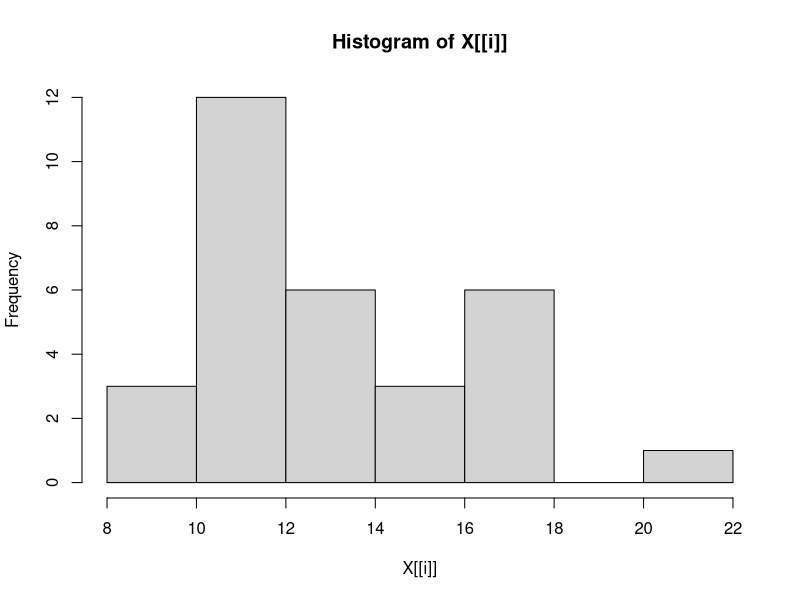
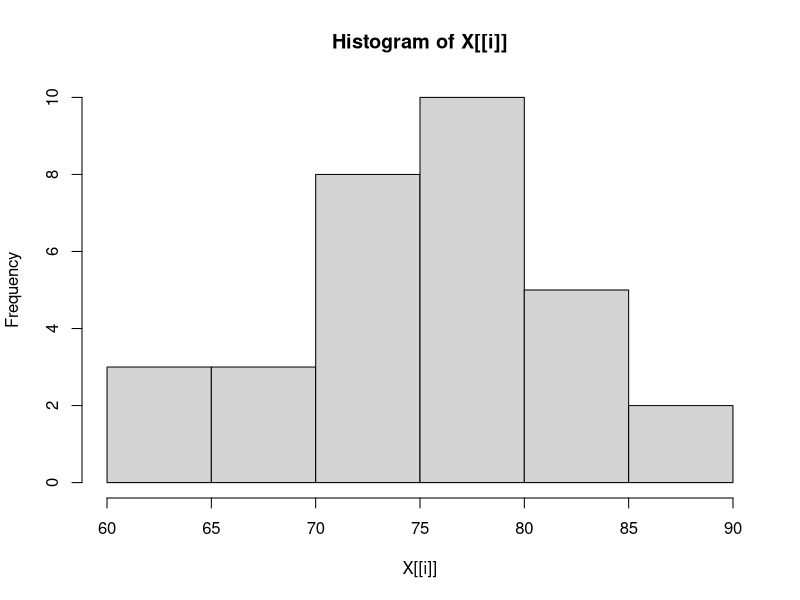
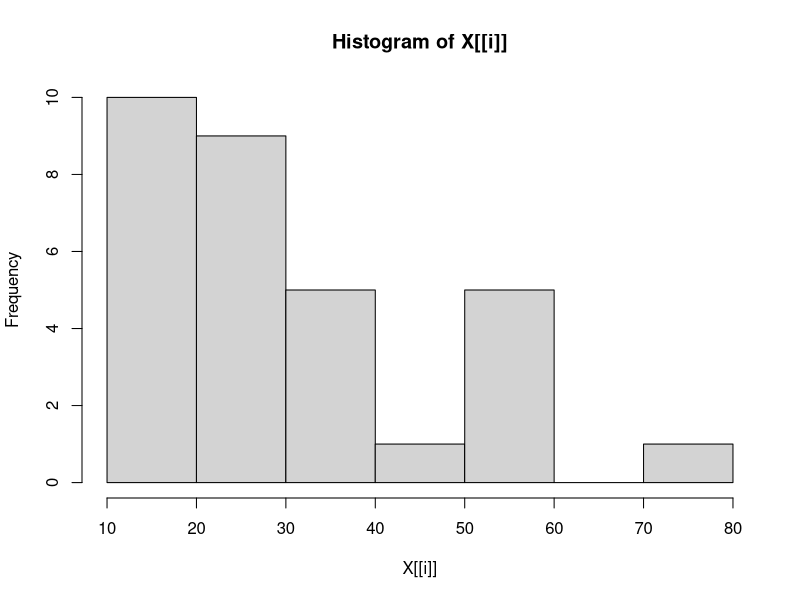
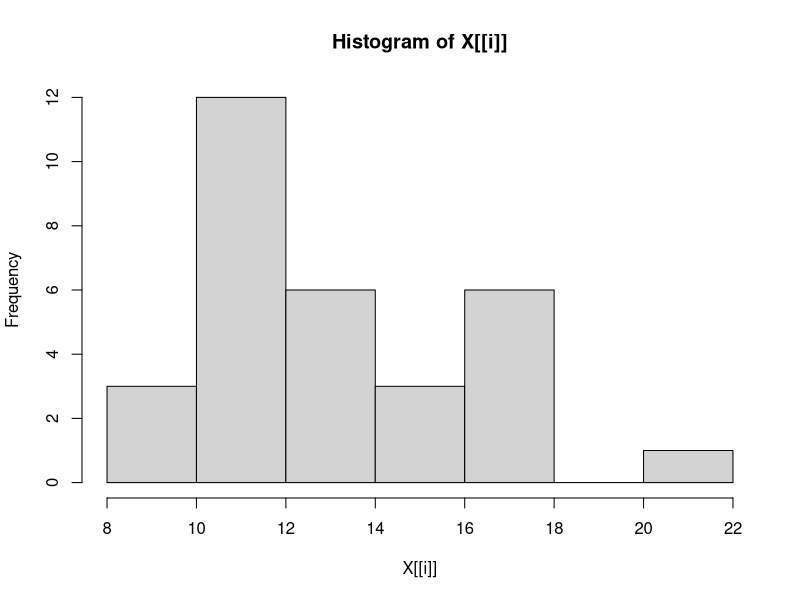
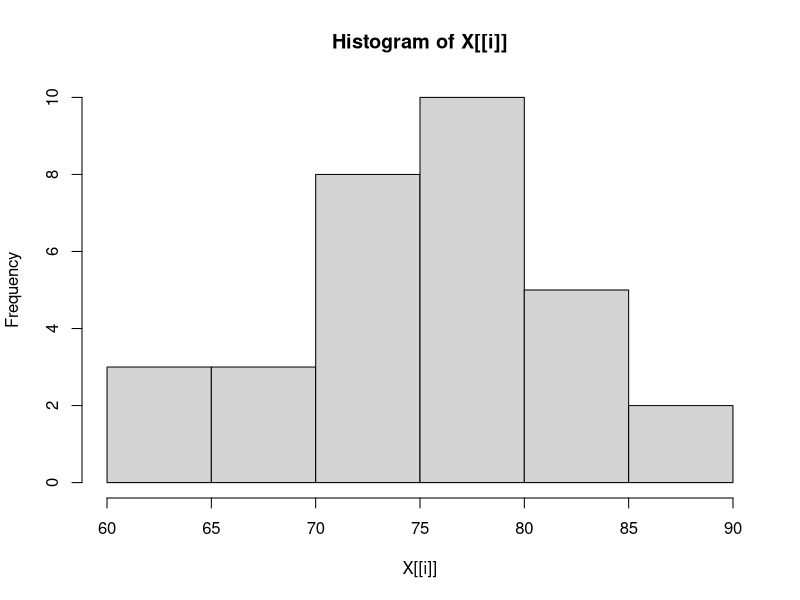
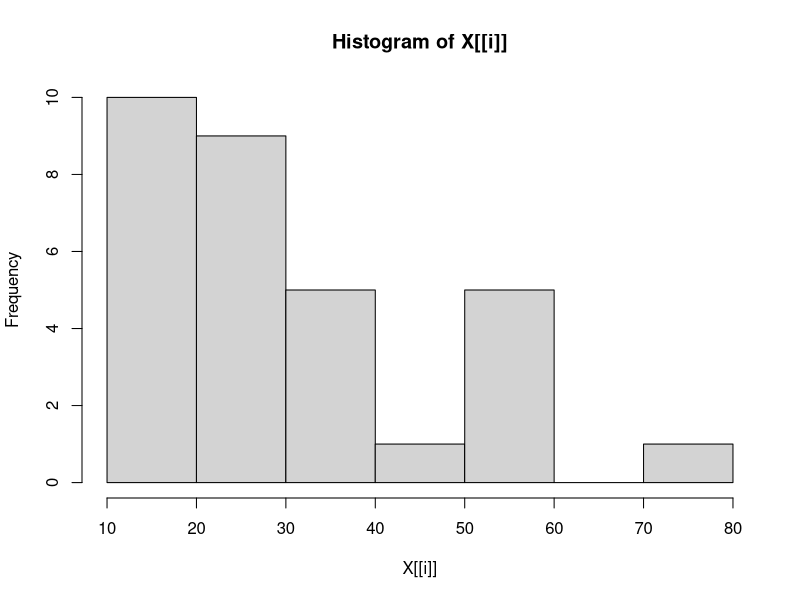
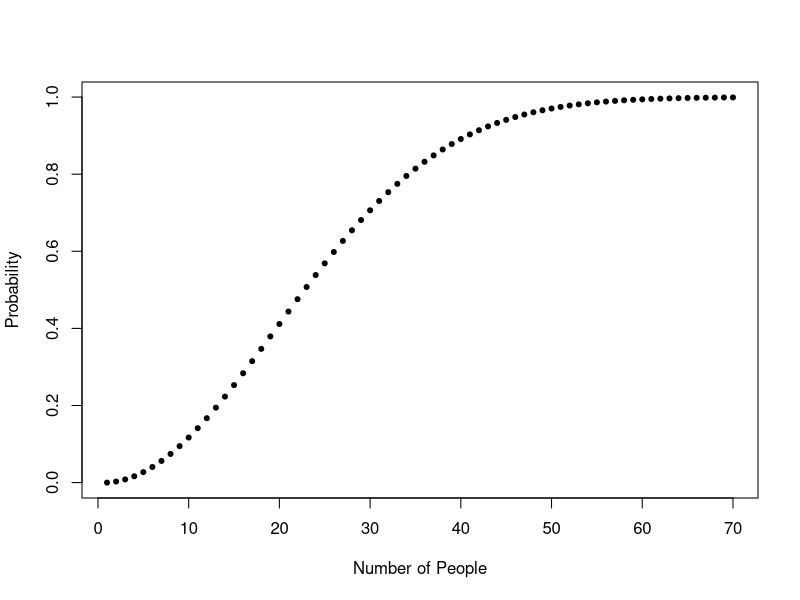
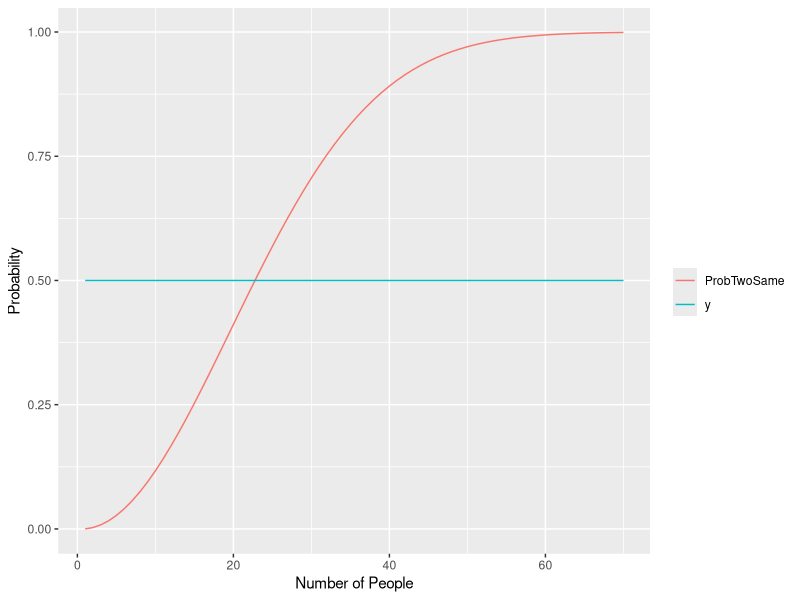

Here is the R script that generated these plots, in order:
## ---- chunk 1
knitr::opts_chunk$set(echo = TRUE, comment="")

library(rmarkdown, tinytex)
library(markdown)
library(dplyr)
library(stringr)
#library(tidyverse)
library(ggplot2)
library(reshape)
## ---- chunk 2
rvector_1a <- sample(0:500, 20000, replace=TRUE)
## ---- chunk 3
example <- cut(rvector_1a, seq(0, 500, 100)) #one way to   think about this within the sequence is (from=0, to=500, group size=100)
table(example)
## ---- chunk 4
tapply(rvector_1a, example, mean)
## ---- chunk 5
tapply(rvector_1a, example, median)
## ---- chunk 6
# random vector created using the letters constant in R.
letters_2a <- sample(letters, 500, replace=TRUE)
table(letters_2a)
## ---- chunk 7
factor_2c <- as.factor(letters_2a)
## ---- chunk 8
table(factor_2c)
## ---- chunk 9
class(letters_2a)
class(factor_2c)
## ---- chunk 10

# I COULD just write the first ten numbers manually in a vector but this seems more fun.

Fibonacci <- function(n){
  
fib <- numeric(n)
# Create a vector of length n

fib[1] <- fib[2] <- 1
# Store F 1 and F 2 in the vector

for (i in 3:n) fib[i] = fib[i-1] + fib[i-2]

# cat("The first", n, "Fibonacci numbers are", "\n")
print(fib)}

fib_10 <- Fibonacci(10)
fib_101 <- c(1,1,2,3,5,8,13,21,34,55) #backup in-case of bugs
## ---- chunk 11
mice_data <- read.delim("micedata.txt")
mice_data
## ---- chunk 12
pr3_list <- list(fib_10, as.factor(c("even", "odd")), mice_data )
pr3_list
## ---- chunk 13
names(pr3_list) <- c("fibb", "even/odd", "mice")
## ---- chunk 14
sapply(pr3_list["fibb"], summary)
cat("The sum of the first 10 Fibonacci numbers is", sapply(pr3_list["fibb"], sum), "\n")
cat("The product of the first 10 Fibonacci numbers is", sapply(pr3_list["fibb"], prod), "\n")
## ---- chunk 15
pr3_list[[4]] <- toString("Fibonacci Rules!")
## ---- chunk 16
pr3_list[[2]] <- NULL
## ---- chunk 17
data(trees)
## ---- chunk 18
summary(trees)
sapply(trees, sd)
sapply(trees, hist)
## ---- chunk 19
sapply(trees, hist)
## ---- chunk 20
pr5_str <- "I made myself a snowball As perfect as can be I thought I’d keep it as a pet And let it sleep with me I made it some pajamas And a pillow for its head Then last night it ran away But first It wet the bed"
## ---- chunk 21
pr5_str <- tolower(pr5_str)
str_count(pr5_str, c("a", "e", "i", "o", "u"))
## ---- chunk 22
str_replace_all(pr5_str, "p", "b")
## ---- chunk 23
list_6 <- list(c(1), c(1, 1), c(1, 2, 1), c(1, 3, 3, 1))
## ---- chunk 24
list(1, choose(1, 0:1), choose(2, 0:2), choose(3, 0:3))
## ---- chunk 25
pascals_func <- function(n){
  #setting up a list with a 1 at the start.
  ret_val <- list()
  ret_val[1] <- 1
  # i will function as a variable and counter simultaneously! 
  i <- 1
  
  while (i <= n){
    # Set x to the list output of the choose function. This breaks if "list" is not specified. 
    x <- list(choose(i, 0:i))
    # append x to ret_val
    ret_val <- append(ret_val, x)
    # increments i up by 1 with every loop. Caps at n+1.
    i <- i + 1
    }
  return(ret_val)
}
## ---- chunk 26
pascals_func(5)
## ---- chunk 27
pascals_func(10)
## ---- chunk 28
cat("The mean of the petal length in iris is", round(mean(iris$Petal.Length), digits = 2), "\n")

cat("The standard deviation of the petal length in iris is", round(sd(iris$Petal.Length), digits = 2), "\n")
## ---- chunk 29
cat("The max petal width is", max(iris$Petal.Width), "\n")
cat("The max petal length is", max(iris$Petal.Length), "\n")
## ---- chunk 30
VersicolorIris <- subset(iris, Species == "versicolor")
## ---- chunk 31
cat("The mean petal length of the versicolor iris is", mean(VersicolorIris$Petal.Length), "\n")

cat("The standard deviation of the versicolor iris is", round(sd(VersicolorIris$Petal.Length), digits = 2), "\n")
## ---- chunk 32
# I'll be using select() from the tidyverse package here. It's so convenient.

data_7e <- as_tibble(iris)

Petal_Length <- data_7e %>% select(Petal.Length, Species)
unstack(Petal_Length)
## ---- chunk 33
birthday <- function(n){
  1 - prod(seq(from=1, to = (365 - n + 1) / 365, by = -1/365))
}
BdayProb <- sapply(1:70, birthday)
## ---- chunk 34
plot(1:70, BdayProb, pch = 20, xlab = "Number of People", ylab = "Probability")
## ---- chunk 35
library(reshape)
library(ggplot2)

# Input the value for npeople. Change this value to change the graph.
  npeople = 70

# Create a data frame Bday using the birthday function
  Bday = data.frame(n = 1:npeople, ProbTwoSame =
    sapply(1:npeople, birthday), y = 0.5)

  # Melt the data for casting (Smooths the data points)
  Bday = reshape::melt(Bday, id.vars = "n")
  
  ggplot(Bday, aes(x = n, y = value, colour = variable)) + geom_line() + scale_colour_hue("") + xlab("Number of People") + ylab("Probability")
